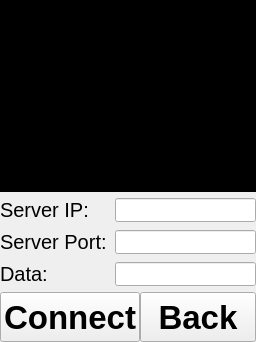
      <widget class="QWidget" name="page_Debug">
       <layout class="QGridLayout" name="gridLayout_4">
        <property name="leftMargin">
         <number>0</number>
        </property>
        <property name="topMargin">
         <number>0</number>
        </property>
        <property name="rightMargin">
         <number>0</number>
        </property>
        <property name="bottomMargin">
         <number>0</number>
        </property>
        <property name="spacing">
         <number>6</number>
        </property>
        <item row="0" column="0">
         <widget class="QTextEdit" name="textEdit">
          <property name="enabled">
           <bool>true</bool>
          </property>
          <property name="styleSheet">
           <string notr="true">background-color: rgb(0, 0, 0);
font: 12pt &quot;MS Shell Dlg 2&quot;;</string>
          </property>
         </widget>
        </item>
        <item row="1" column="0">
         <layout class="QGridLayout" name="gridLayout_2" rowstretch="0,0,0" rowminimumheight="0,0,0" columnminimumwidth="0,0">
          <property name="sizeConstraint">
           <enum>QLayout::SetMaximumSize</enum>
          </property>
          <property name="topMargin">
           <number>0</number>
          </property>
          <property name="spacing">
           <number>8</number>
          </property>
          <item row="1" column="1">
           <widget class="QLineEdit" name="lineEdit_Port">
            <property name="sizePolicy">
             <sizepolicy hsizetype="Expanding" vsizetype="Minimum">
              <horstretch>0</horstretch>
              <verstretch>0</verstretch>
             </sizepolicy>
            </property>
            <property name="text">
             <string/>
            </property>
           </widget>
          </item>
          <item row="1" column="0">
           <widget class="QLabel" name="label_Port">
            <property name="sizePolicy">
             <sizepolicy hsizetype="Minimum" vsizetype="Minimum">
              <horstretch>0</horstretch>
              <verstretch>0</verstretch>
             </sizepolicy>
            </property>
            <property name="font">
             <font>
              <pointsize>15</pointsize>
             </font>
            </property>
            <property name="text">
             <string>Server Port:</string>
            </property>
           </widget>
          </item>
          <item row="0" column="1">
           <widget class="QLineEdit" name="lineEdit_IP">
            <property name="sizePolicy">
             <sizepolicy hsizetype="Expanding" vsizetype="Minimum">
              <horstretch>0</horstretch>
              <verstretch>0</verstretch>
             </sizepolicy>
            </property>
            <property name="text">
             <string/>
            </property>
           </widget>
          </item>
          <item row="0" column="0">
           <widget class="QLabel" name="label_IndIP">
            <property name="sizePolicy">
             <sizepolicy hsizetype="Minimum" vsizetype="Minimum">
              <horstretch>0</horstretch>
              <verstretch>0</verstretch>
             </sizepolicy>
            </property>
            <property name="font">
             <font>
              <pointsize>15</pointsize>
             </font>
            </property>
            <property name="text">
             <string>Server IP:</string>
            </property>
           </widget>
          </item>
          <item row="2" column="0">
           <widget class="QLabel" name="label_Data">
            <property name="sizePolicy">
             <sizepolicy hsizetype="Minimum" vsizetype="Minimum">
              <horstretch>0</horstretch>
              <verstretch>0</verstretch>
             </sizepolicy>
            </property>
            <property name="font">
             <font>
              <pointsize>15</pointsize>
             </font>
            </property>
            <property name="text">
             <string>Data:</string>
            </property>
           </widget>
          </item>
          <item row="2" column="1">
           <widget class="QLineEdit" name="lineEdit_Data">
            <property name="sizePolicy">
             <sizepolicy hsizetype="Expanding" vsizetype="Minimum">
              <horstretch>0</horstretch>
              <verstretch>0</verstretch>
             </sizepolicy>
            </property>
           </widget>
          </item>
         </layout>
        </item>
        <item row="2" column="0">
         <layout class="QGridLayout" name="gridLayout_3" rowminimumheight="50">
          <property name="sizeConstraint">
           <enum>QLayout::SetMinimumSize</enum>
          </property>
          <property name="topMargin">
           <number>0</number>
          </property>
          <property name="spacing">
           <number>0</number>
          </property>
          <item row="0" column="0">
           <widget class="QPushButton" name="pushButton_Connect">
            <property name="sizePolicy">
             <sizepolicy hsizetype="Minimum" vsizetype="Minimum">
              <horstretch>0</horstretch>
              <verstretch>0</verstretch>
             </sizepolicy>
            </property>
            <property name="font">
             <font>
              <pointsize>25</pointsize>
              <weight>75</weight>
              <bold>true</bold>
             </font>
            </property>
            <property name="text">
             <string>Connect</string>
            </property>
           </widget>
          </item>
          <item row="0" column="1">
           <widget class="QPushButton" name="pushButton_Back">
            <property name="sizePolicy">
             <sizepolicy hsizetype="Minimum" vsizetype="Minimum">
              <horstretch>0</horstretch>
              <verstretch>0</verstretch>
             </sizepolicy>
            </property>
            <property name="font">
             <font>
              <pointsize>25</pointsize>
              <weight>75</weight>
              <bold>true</bold>
             </font>
            </property>
            <property name="text">
             <string>Back</string>
            </property>
           </widget>
          </item>
         </layout>
        </item>
       </layout>
      </widget>
